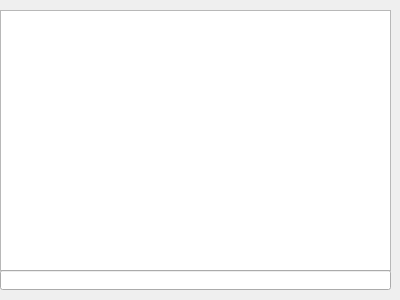
<?xml version="1.0" encoding="UTF-8"?>
<ui version="4.0">
 <class>console</class>
 <widget class="QWidget" name="console">
  <property name="geometry">
   <rect>
    <x>0</x>
    <y>0</y>
    <width>400</width>
    <height>300</height>
   </rect>
  </property>
  <property name="windowTitle">
   <string>ClimLib Console</string>
  </property>
  <widget class="QPlainTextEdit" name="outputField">
   <property name="geometry">
    <rect>
     <x>0</x>
     <y>10</y>
     <width>391</width>
     <height>261</height>
    </rect>
   </property>
  </widget>
  <widget class="QLineEdit" name="inputField">
   <property name="geometry">
    <rect>
     <x>0</x>
     <y>270</y>
     <width>391</width>
     <height>20</height>
    </rect>
   </property>
  </widget>
 </widget>
 <resources/>
 <connections/>
</ui>
